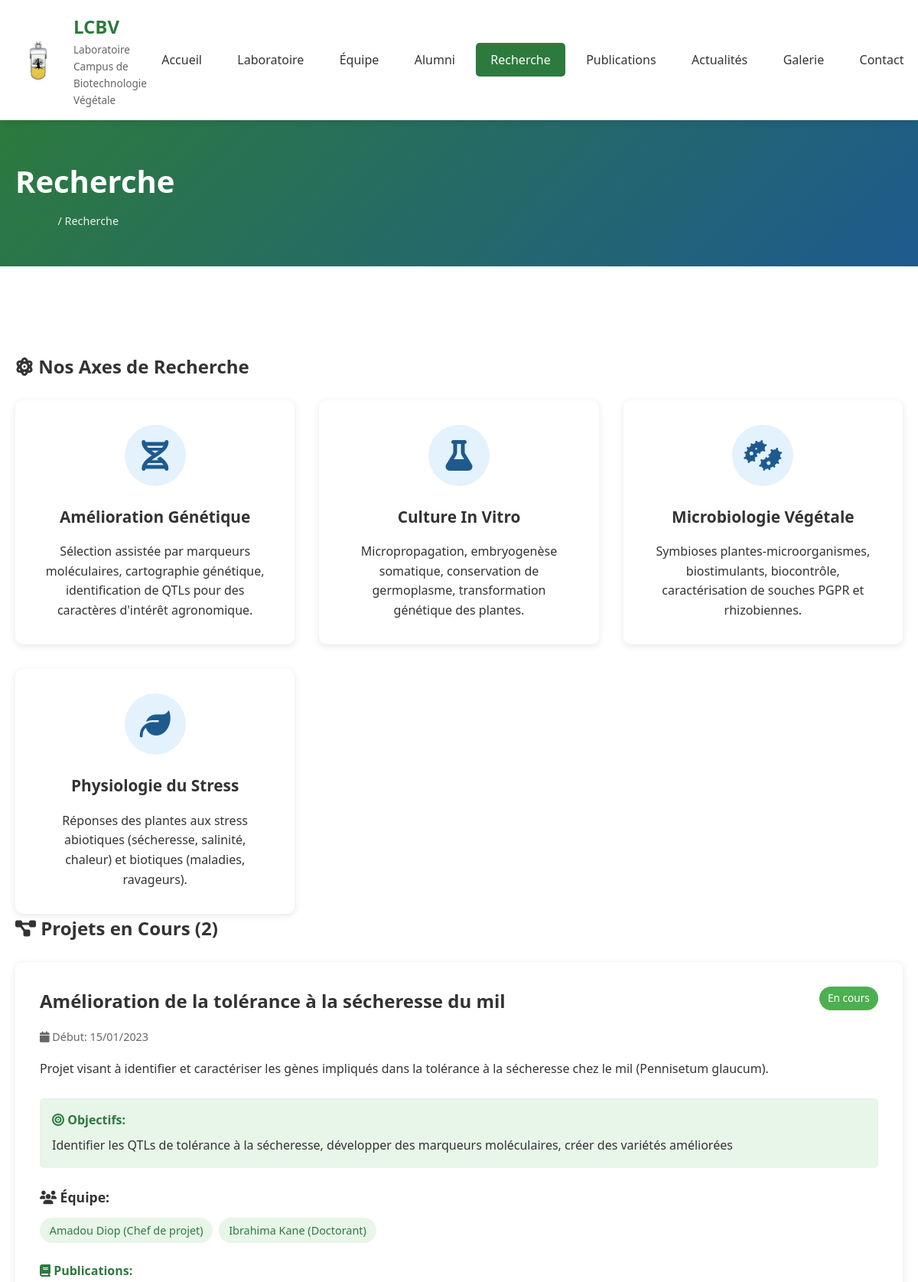
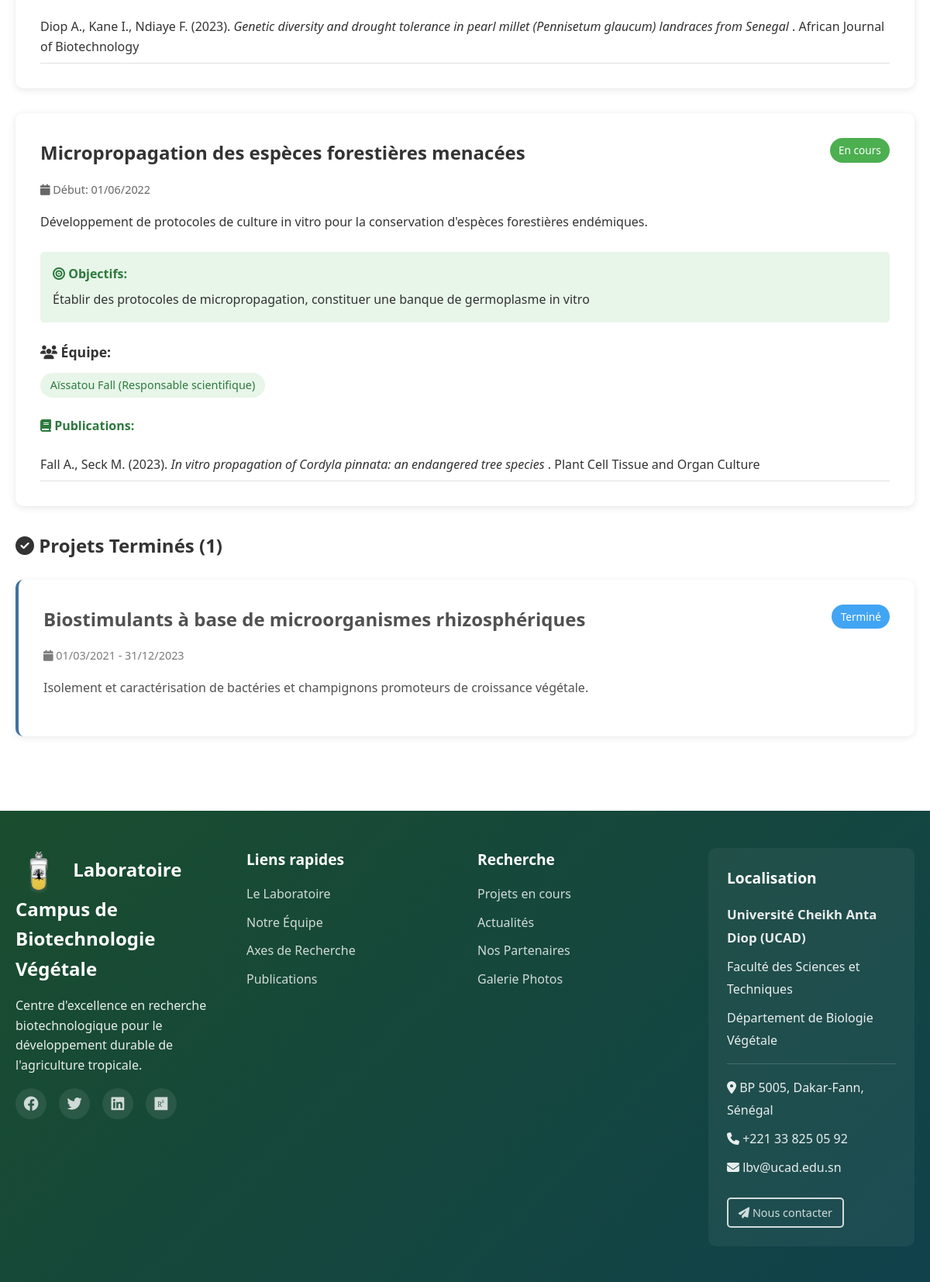
/pages/recherche.php (upper part), run on the app's committed database (2 pictures, top to bottom).
### tables this page shows
CREATE TABLE projets (
    id INT AUTO_INCREMENT PRIMARY KEY,
    titre VARCHAR(255) NOT NULL,
    description TEXT NOT NULL,
    objectifs TEXT NULL,
    statut ENUM('En cours', 'Terminé', 'Planifié') DEFAULT 'En cours',
    date_debut DATE NULL,
    date_fin DATE NULL,
    budget DECIMAL(15,2) NULL,
    financement VARCHAR(255) NULL,
    image VARCHAR(255) NULL,
    ordre_affichage INT DEFAULT 0,
    date_creation TIMESTAMP DEFAULT CURRENT_TIMESTAMP,
    date_modification TIMESTAMP DEFAULT CURRENT_TIMESTAMP ON UPDATE CURRENT_TIMESTAMP
);

CREATE TABLE projet_membres (
    id INT AUTO_INCREMENT PRIMARY KEY,
    projet_id INT NOT NULL,
    membre_id INT NOT NULL,
    role VARCHAR(100) NULL COMMENT 'Chef de projet, Collaborateur, etc.',
    date_ajout TIMESTAMP DEFAULT CURRENT_TIMESTAMP,
    FOREIGN KEY (projet_id) REFERENCES projets(id) ON DELETE CASCADE,
    FOREIGN KEY (membre_id) REFERENCES membres(id) ON DELETE CASCADE,
    UNIQUE KEY unique_projet_membre (projet_id, membre_id)
);

CREATE TABLE membres (
    id INT AUTO_INCREMENT PRIMARY KEY,
    nom VARCHAR(100) NOT NULL,
    prenom VARCHAR(100) NOT NULL,
    email VARCHAR(150) NULL,
    telephone VARCHAR(20) NULL,
    categorie ENUM('Professeur', 'Chercheur', 'Doctorant', 'Étudiant') NOT NULL,
    specialite VARCHAR(200) NULL,
    biographie TEXT NULL,
    domaine_recherche TEXT NULL,
    photo VARCHAR(255) NULL,
    ordre_affichage INT DEFAULT 0,
    actif TINYINT(1) DEFAULT 1,
    date_ajout TIMESTAMP DEFAULT CURRENT_TIMESTAMP,
    date_modification TIMESTAMP DEFAULT CURRENT_TIMESTAMP ON UPDATE CURRENT_TIMESTAMP
);

CREATE TABLE publications (
    id INT AUTO_INCREMENT PRIMARY KEY,
    titre VARCHAR(500) NOT NULL,
    auteurs TEXT NOT NULL,
    annee YEAR NOT NULL,
    revue VARCHAR(255) NULL,
    volume VARCHAR(50) NULL,
    pages VARCHAR(50) NULL,
    doi VARCHAR(255) NULL,
    lien_pdf VARCHAR(500) NULL,
    resume TEXT NULL,
    type_publication ENUM('Article', 'Conférence', 'Chapitre', 'Thèse', 'Autre') DEFAULT 'Article',
    membre_id INT NULL COMMENT 'Auteur principal du labo',
    projet_id INT NULL COMMENT 'Projet associé',
    date_ajout TIMESTAMP DEFAULT CURRENT_TIMESTAMP,
    FOREIGN KEY (membre_id) REFERENCES membres(id) ON DELETE SET NULL,
    FOREIGN KEY (projet_id) REFERENCES projets(id) ON DELETE SET NULL,
    INDEX idx_annee (annee),
    INDEX idx_type (type_publication)
);

### db_config.php (called while the page is built, shortened)
<?php
function h($string) {
    return htmlspecialchars($string, ENT_QUOTES, 'UTF-8');
}
function formatDate($date, $format = 'd/m/Y') {
    return date($format, strtotime($date));
}
function truncate($text, $length = 100, $suffix = '...') {
    if (strlen($text) <= $length) {
        return $text;
    }
    return substr($text, 0, $length) . $suffix;
}
?>

### pages/recherche.php (the view, shortened to what this page needs)
<?php
require_once '../db_config.php';
$stmt = $pdo->query("SELECT * FROM projets ORDER BY statut, ordre_affichage");
$projets = $stmt->fetchAll();
$projets_en_cours = [];
$projets_termines = [];
$projets_planifies = [];
foreach ($projets as $projet) {
    if ($projet['statut'] == 'En cours') {
        $projets_en_cours[] = $projet;
    } elseif ($projet['statut'] == 'Terminé') {
        $projets_termines[] = $projet;
    } else {
        $projets_planifies[] = $projet;
    }
}
include '../header.php';
?>
<div class="page-header">
    <div class="container">
        <h1>Recherche</h1>
        <div class="breadcrumb">
            <a href="<?php echo SITE_URL; ?>">Accueil</a> / Recherche
        </div>
    </div>
</div>
<section class="section">
    <div class="container">
        <div class="section-content mb-5">
            <h2 class="mb-3"><i class="fas fa-atom"></i> Nos Axes de Recherche</h2>
            <div class="research-axes">
                <div class="axis-card">
                    <div class="axis-icon"><i class="fas fa-dna"></i></div>
                    <h3>Amélioration Génétique</h3>
                    <p>Sélection assistée par marqueurs moléculaires, cartographie génétique, identification de QTLs pour des caractères d'intérêt agronomique.</p>
                </div>
                <div class="axis-card">
                    <div class="axis-icon"><i class="fas fa-flask"></i></div>
                    <h3>Culture In Vitro</h3>
                    <p>Micropropagation, embryogenèse somatique, conservation de germoplasme, transformation génétique des plantes.</p>
                </div>
                <div class="axis-card">
                    <div class="axis-icon"><i class="fas fa-bacteria"></i></div>
                    <h3>Microbiologie Végétale</h3>
                    <p>Symbioses plantes-microorganismes, biostimulants, biocontrôle, caractérisation de souches PGPR et rhizobiennes.</p>
                </div>
                <div class="axis-card">
                    <div class="axis-icon"><i class="fas fa-leaf"></i></div>
                    <h3>Physiologie du Stress</h3>
                    <p>Réponses des plantes aux stress abiotiques (sécheresse, salinité, chaleur) et biotiques (maladies, ravageurs).</p>
                </div>
            </div>
        </div>
        <?php if (count($projets_en_cours) > 0): ?>
        <div class="section-content mb-5" id="projets">
            <h2 class="mb-3">
                <i class="fas fa-project-diagram"></i>
                Projets en Cours (<?php echo count($projets_en_cours); ?>)
            </h2>
            <?php foreach ($projets_en_cours as $projet): ?>
            <div class="project-card">
                <div class="project-header">
                    <h3 class="project-title"><?php echo h($projet['titre']); ?></h3>
                    <span class="badge badge-success"><?php echo h($projet['statut']); ?></span>
                </div>
                <?php if ($projet['date_debut']): ?>
                <p class="project-dates">
                    <i class="fas fa-calendar"></i>
                    Début: <?php echo formatDate($projet['date_debut']); ?>
                </p>
                <?php endif; ?>
                <p class="project-description"><?php echo nl2br(h($projet['description'])); ?></p>
                <?php if (!empty($projet['objectifs'])): ?>
                <div class="project-objectives">
                    <strong><i class="fas fa-bullseye"></i> Objectifs:</strong>
                    <p><?php echo nl2br(h($projet['objectifs'])); ?></p>
                </div>
                <?php endif; ?>
                <?php
                $stmt = $pdo->prepare("
                    SELECT m.*, pm.role
                    FROM membres m
                    JOIN projet_membres pm ON m.id = pm.membre_id
                    WHERE pm.projet_id = ?
                    ORDER BY pm.id
                ");
                $stmt->execute([$projet['id']]);
                $membres_projet = $stmt->fetchAll();
                if (count($membres_projet) > 0):
                ?>
                <div class="project-team">
                    <h4><i class="fas fa-users"></i> Équipe:</h4>
                    <div class="team-tags">
                        <?php foreach ($membres_projet as $membre): ?>
                        <span class="team-tag">
                            <?php echo h($membre['prenom'] . ' ' . $membre['nom']); ?>
                            <?php if ($membre['role']): ?>
                            (<?php echo h($membre['role']); ?>)
                            <?php endif; ?>
                        </span>
                        <?php endforeach; ?>
                    </div>
                </div>
                <?php endif; ?>
                <?php
                $stmt = $pdo->prepare("SELECT * FROM publications WHERE projet_id = ? ORDER BY annee DESC");
                $stmt->execute([$projet['id']]);
                $publications = $stmt->fetchAll();
                if (count($publications) > 0):
                ?>
                <div class="project-publications">
                    <h4><i class="fas fa-book"></i> Publications:</h4>
                    <ul>
                        <?php foreach ($publications as $pub): ?>
                        <li>
                            <?php echo h($pub['auteurs']); ?> (<?php echo h($pub['annee']); ?>).
                            <em><?php echo h($pub['titre']); ?></em>
                            <?php if ($pub['revue']): ?>
                            . <?php echo h($pub['revue']); ?>
                            <?php endif; ?>
                        </li>
                        <?php endforeach; ?>
                    </ul>
                </div>
                <?php endif; ?>
            </div>
            <?php endforeach; ?>
        </div>
        <?php endif; ?>
        <?php if (count($projets_termines) > 0): ?>
        <div class="section-content">
            <h2 class="mb-3">
                <i class="fas fa-check-circle"></i>
                Projets Terminés (<?php echo count($projets_termines); ?>)
            </h2>
            <?php foreach ($projets_termines as $projet): ?>
            <div class="project-card project-completed">
                <div class="project-header">
                    <h3 class="project-title"><?php echo h($projet['titre']); ?></h3>
                    <span class="badge badge-info"><?php echo h($projet['statut']); ?></span>
                </div>
                <p class="project-dates">
                    <i class="fas fa-calendar"></i>
                    <?php echo formatDate($projet['date_debut']); ?> -
                    <?php echo formatDate($projet['date_fin']); ?>
                </p>
                <p class="project-description"><?php echo h(truncate($projet['description'], 250)); ?></p>
            </div>
            <?php endforeach; ?>
        </div>
        <?php endif; ?>
    </div>
</section>
<?php include '../footer.php'; ?>

### css/style.css (style rules this page uses)
* { margin: 0; padding: 0; box-sizing: border-box; }
:root { --primary-color: #2d7a3e; --secondary-color: #1e5a8e; --accent-color: #4caf50; --light-green: #e8f5e9; --light-blue: #e3f2fd; --dark-text: #333333; --gray-text: #666666; --light-gray: #f5f5f5; --white: #ffffff; --border-color: #e0e0e0; --shadow: 0 2px 10px rgba(0,0,0,0.1); --shadow-hover: 0 4px 20px rgba(0,0,0,0.15); --transition: all 0.3s ease; }
body { font-family: 'Segoe UI', Tahoma, Geneva, Verdana, sans-serif; font-size: 16px; line-height: 1.6; color: var(--dark-text); background-color: var(--white); }
.container { max-width: 1200px; margin: 0 auto; padding: 0 20px; }
a { color: var(--primary-color); text-decoration: none; transition: var(--transition); }
.section { padding: 4rem 0; }
.mb-3 { margin-bottom: 1.5rem; }
.badge { display: inline-block; padding: 0.3rem 0.7rem; border-radius: 20px; font-size: 0.85rem; font-weight: 500; }
.badge-success { background: #4caf50; color: var(--white); }
.badge-info { background: #2196f3; color: var(--white); }
.page-header { background: linear-gradient(135deg, var(--primary-color), var(--secondary-color)); color: var(--white); padding: 3rem 0; margin-bottom: 3rem; }
.page-header h1 { font-size: 2.5rem; margin-bottom: 0.5rem; }
.breadcrumb { display: flex; gap: 0.5rem; font-size: 0.9rem; opacity: 0.9; }
.project-card { background: var(--white); border-radius: 10px; padding: 2rem; box-shadow: var(--shadow); margin-bottom: 2rem; }
.project-header { display: flex; justify-content: space-between; align-items: start; margin-bottom: 1rem; }
.project-title { font-size: 1.5rem; color: var(--dark-text); }
.project-dates { font-size: 0.9rem; color: var(--gray-text); margin-bottom: 1rem; }
.project-team { margin-top: 1.5rem; }
.project-team h4 { font-size: 1.1rem; margin-bottom: 0.8rem; }
.team-tags { display: flex; flex-wrap: wrap; gap: 0.5rem; }
.team-tag { background: var(--light-green); color: var(--primary-color); padding: 0.3rem 0.8rem; border-radius: 20px; font-size: 0.9rem; }

### pages/recherche.php (style rules this page uses)
.research-axes { display: grid; grid-template-columns: repeat(auto-fit, minmax(280px, 1fr)); gap: 2rem; }
.axis-card { background: #fff; padding: 2rem; border-radius: 10px; box-shadow: 0 2px 10px rgba(0,0,0,0.1); text-align: center; transition: transform 0.3s ease; }
.axis-icon { width: 80px; height: 80px; margin: 0 auto 1.5rem; background: var(--light-blue); border-radius: 50%; display: flex; align-items: center; justify-content: center; font-size: 2.5rem; color: var(--secondary-color); }
.axis-card h3 { font-size: 1.3rem; margin-bottom: 1rem; color: var(--dark-text); }
.project-description { line-height: 1.8; margin: 1rem 0; }
.project-objectives { margin-top: 1.5rem; padding: 1rem; background: var(--light-green); border-radius: 5px; }
.project-objectives strong { display: block; margin-bottom: 0.5rem; color: var(--primary-color); }
.project-publications { margin-top: 1.5rem; }
.project-publications h4 { margin-bottom: 1rem; color: var(--primary-color); }
.project-publications ul { list-style: none; padding-left: 0; }
.project-publications li { padding: 0.5rem 0; border-bottom: 1px solid var(--border-color); line-height: 1.6; }
.project-completed { opacity: 0.85; border-left: 4px solid var(--secondary-color); }

### data on the page
projets: titre "Amélioration de la tolérance à la sécheresse du mil", statut "En cours", date_debut "15/01/2023", description "Projet visant à identifier et caractériser les gènes impliqués dans la tolérance à la sécheresse chez le mil (Pennisetum glaucum).", objectifs "Identifier les QTLs de tolérance à la sécheresse, développer des marqueurs moléculaires, créer des variétés améliorées"
projet_membres: membre.nom "Amadou Diop", role "Chef de projet"
projet_membres: membre.nom "Ibrahima Kane", role "Doctorant"
publications: auteurs "Diop A., Kane I., Ndiaye F.", annee "2023", titre "Genetic diversity and drought tolerance in pearl millet (Pennisetum glaucum) landraces from Senegal", revue "African Journal of Biotechnology"
projets: titre "Micropropagation des espèces forestières menacées", statut "En cours", date_debut "01/06/2022", description "Développement de protocoles de culture in vitro pour la conservation d'espèces forestières endémiques.", objectifs "Établir des protocoles de micropropagation, constituer une banque de germoplasme in vitro"
projet_membres: membre.nom "Aïssatou Fall", role "Responsable scientifique"
publications: auteurs "Fall A., Seck M.", annee "2023", titre "In vitro propagation of Cordyla pinnata: an endangered tree species", revue "Plant Cell Tissue and Organ Culture"
projets: titre "Biostimulants à base de microorganismes rhizosphériques", statut "Terminé", date_debut "01/03/2021", date_fin "31/12/2023", description "Isolement et caractérisation de bactéries et champignons promoteurs de croissance végétale."

### other printed values
count($projets_en_cours) "2"
count($projets_termines) "1"
SITE_NAME "Laboratoire Campus de Biotechnologie Végétale"
